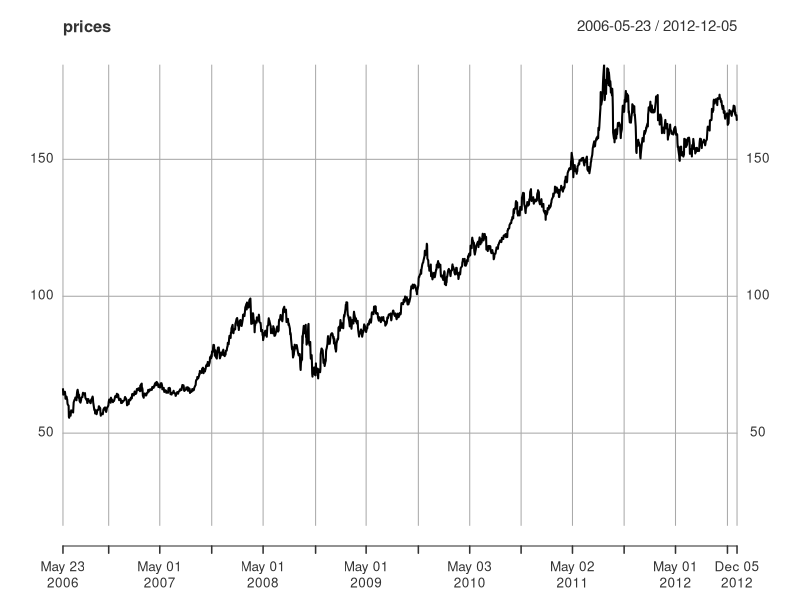
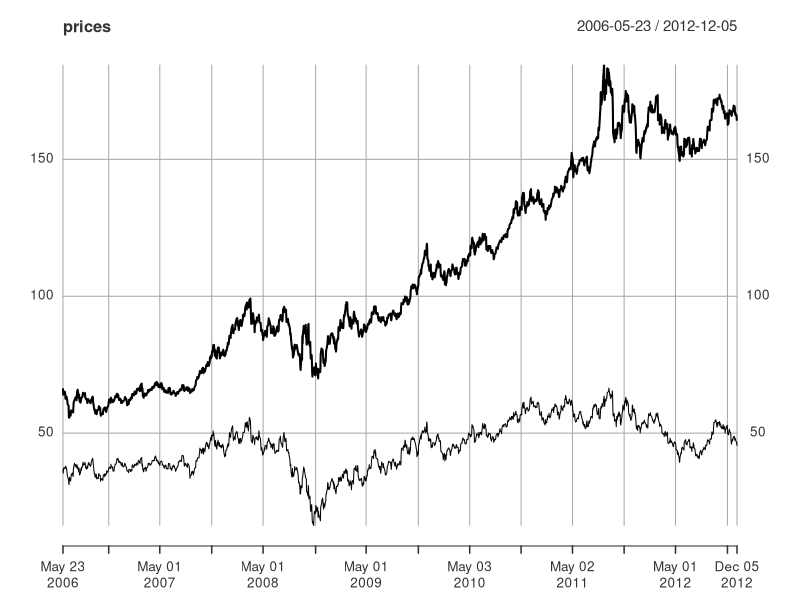
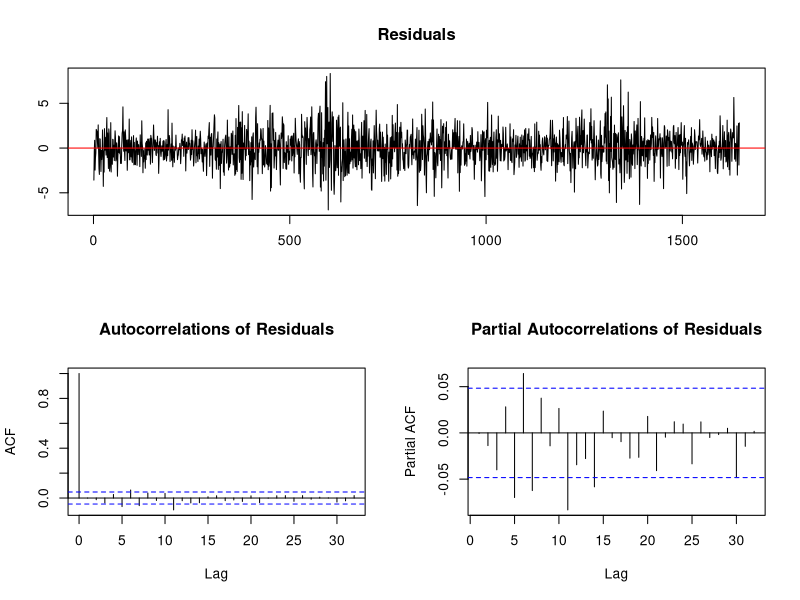
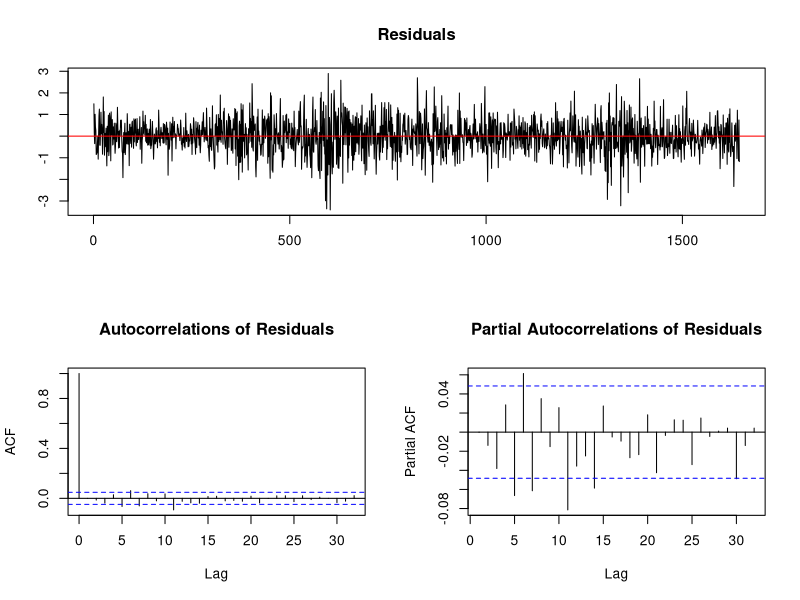

R code for these plots, in order:
# finalproject.r
# 
# Script for computing, execute and evaluate pair trading strategies based on
# cointegrated time series
# The GLS and GDX series are analysed.
# This script executes the cointegration analysis for the entire period.
# last updated: December 20, 2012 by Wilson Freitas
#

library(xts)
library(urca)

# computing mackinnon's critical values
mackinnon.cval <- function(n) {
    cval <- c(-3.9001, -3.3377, -3.0462) + c(-10.534, -5.967, -4.069)/n + c(-30.03, -8.98, -5.73)/(n*n)
    cval <- as.data.frame(t(cval))
    colnames(cval) <- c("1pct", "5pct", "10pct")
    rownames(cval) <- c("tau1")
    cval
}

# Loagind time series from CSV files and preprare a time series object 
# containing both series: GDX, GLS
GLS.df <- read.csv("GLS.csv", header=TRUE, stringsAsFactors=FALSE, 
    row.names=1)
GLS.x <- xts(x=GLS.df[, "Adj.Close", drop=FALSE], 
    order.by=as.Date(row.names(GLS.df), 
    format="%d/%m/%Y"))

GDX.df <- read.csv("GDX.csv", header=TRUE, stringsAsFactors=FALSE, 
    row.names=1)
GDX.x <- xts(x=GDX.df[, "Adj.Close", drop=FALSE], 
    order.by=as.Date(row.names(GDX.df),
    format="%d/%m/%Y"))

# using join inner the new time series has the size of the shorter series.
prices.x <- merge(GLS.x, GDX.x, join='inner')
names(prices.x) <- c("GLS", "GDX")

# plotting time series
plot(prices.x[, "GLS"], main="prices", ylim=c(min(prices.x), max(prices.x)))
lines(prices.x[, "GDX"])

cval <- mackinnon.cval(dim(prices.x)[1] - 1)
cval
# evaluating the complete data
lr <- lm(GLS ~ GDX - 1, data=prices.x)
summary(lr)
ur <- ur.df(y=residuals(lr), type="none")
plot(ur)
ur@teststat
ur@teststat <= cval

# evaluating the complete data
lr <- lm(GDX ~ GLS - 1, data=prices.x)
summary(lr)
ur <- ur.df(y=residuals(lr), type="none")
plot(ur)
ur@teststat
ur@teststat <= cval
